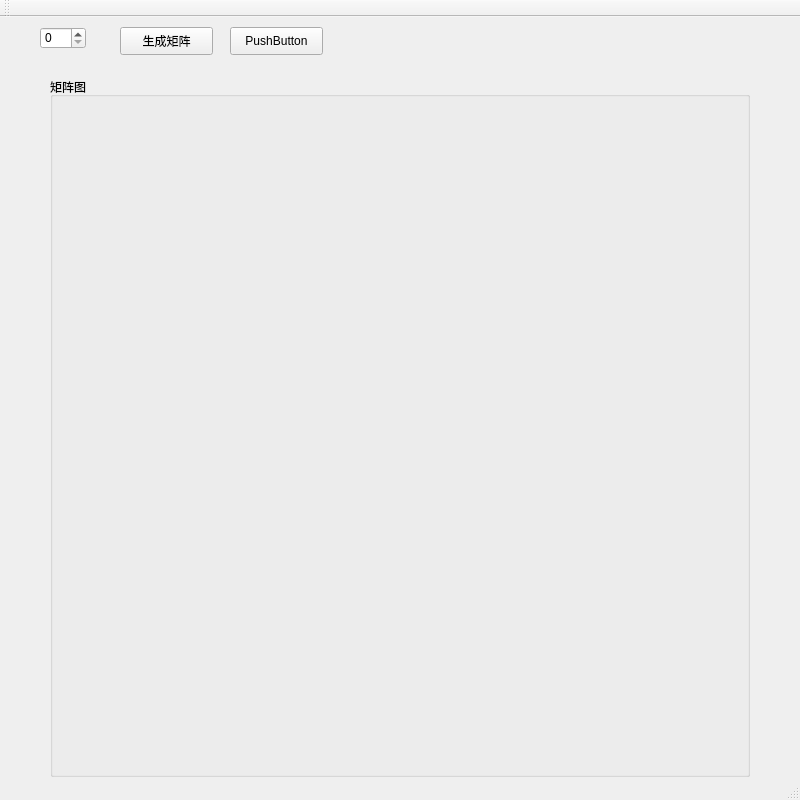
<?xml version="1.0" encoding="UTF-8"?>
<ui version="4.0">
 <class>MainWindow</class>
 <widget class="QMainWindow" name="MainWindow">
  <property name="geometry">
   <rect>
    <x>0</x>
    <y>0</y>
    <width>800</width>
    <height>800</height>
   </rect>
  </property>
  <property name="windowTitle">
   <string>MainWindow</string>
  </property>
  <widget class="QWidget" name="centralWidget">
   <widget class="QPushButton" name="pushButton">
    <property name="geometry">
     <rect>
      <x>120</x>
      <y>10</y>
      <width>93</width>
      <height>28</height>
     </rect>
    </property>
    <property name="text">
     <string>生成矩阵</string>
    </property>
   </widget>
   <widget class="QGroupBox" name="groupBox">
    <property name="geometry">
     <rect>
      <x>50</x>
      <y>60</y>
      <width>700</width>
      <height>700</height>
     </rect>
    </property>
    <property name="title">
     <string>矩阵图</string>
    </property>
   </widget>
   <widget class="QSpinBox" name="spinBox">
    <property name="geometry">
     <rect>
      <x>40</x>
      <y>10</y>
      <width>46</width>
      <height>22</height>
     </rect>
    </property>
   </widget>
   <widget class="QPushButton" name="pushButton_2">
    <property name="geometry">
     <rect>
      <x>230</x>
      <y>10</y>
      <width>93</width>
      <height>28</height>
     </rect>
    </property>
    <property name="text">
     <string>PushButton</string>
    </property>
   </widget>
  </widget>
  <widget class="QMenuBar" name="menuBar">
   <property name="geometry">
    <rect>
     <x>0</x>
     <y>0</y>
     <width>800</width>
     <height>26</height>
    </rect>
   </property>
  </widget>
  <widget class="QToolBar" name="mainToolBar">
   <attribute name="toolBarArea">
    <enum>TopToolBarArea</enum>
   </attribute>
   <attribute name="toolBarBreak">
    <bool>false</bool>
   </attribute>
  </widget>
  <widget class="QStatusBar" name="statusBar"/>
 </widget>
 <layoutdefault spacing="6" margin="11"/>
 <resources/>
 <connections/>
</ui>
